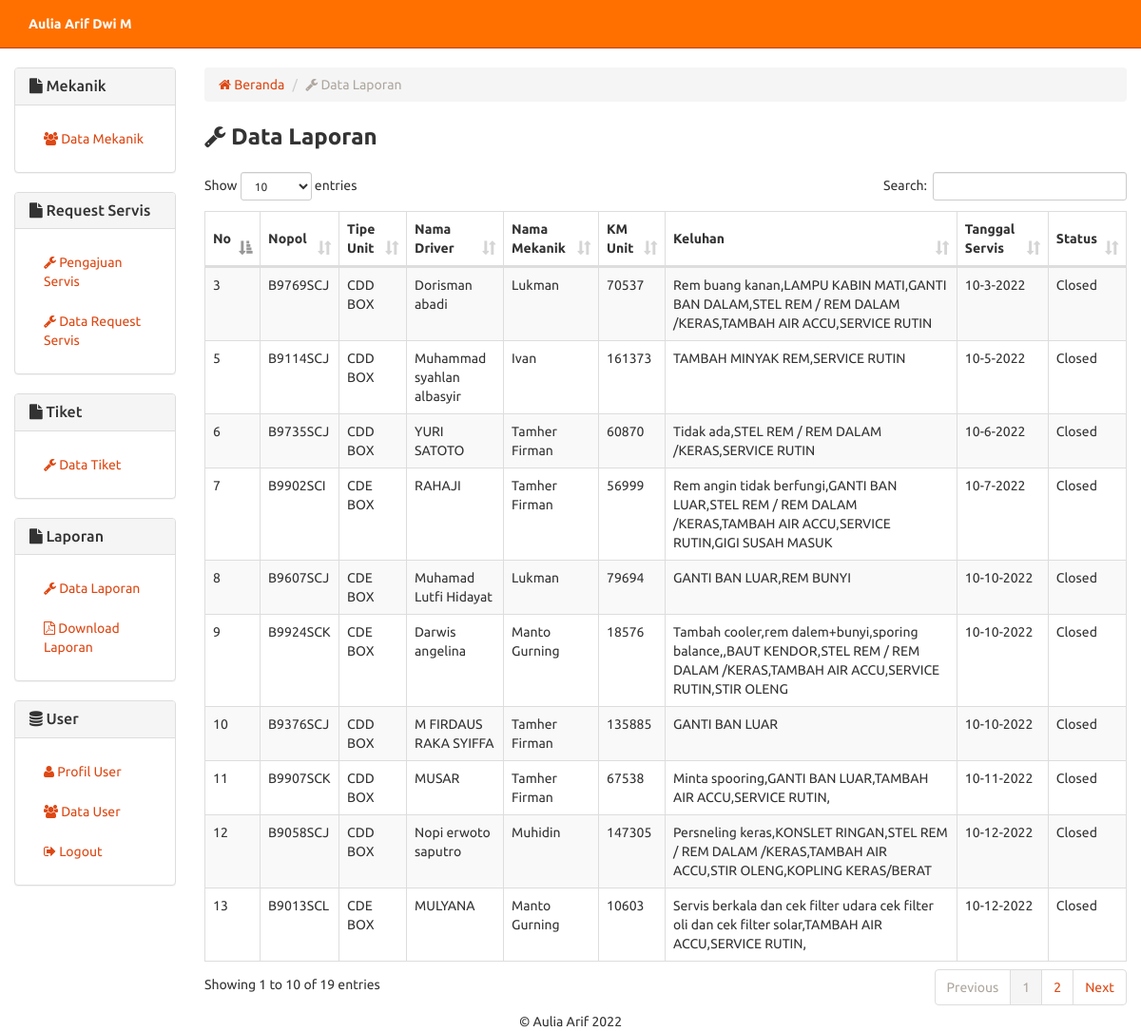
The app's page /laporan.php (signed in) with its own data.
### tables this page shows
CREATE TABLE `tiket` (
  `no_tiket` int(5) NOT NULL,
  `nopol` varchar(10) NOT NULL,
  `tipe_unit` varchar(10) NOT NULL,
  `nama_driver` varchar(30) NOT NULL,
  `nama_mekanik` varchar(30) DEFAULT NULL,
  `km_unit` varchar(6) NOT NULL,
  `keluhan` varchar(200) NOT NULL,
  `tanggal_servis` varchar(15) DEFAULT NULL,
  `status` varchar(10) NOT NULL
);

### includes/laporan.inc.php (called while the page is built, shortened)
<?php
class Tiket{
  private $conn;
  public function __construct($db){
    $this->conn = $db;
  }
	function readAll(){
	    $query = "SELECT * FROM tiket
	              #JOIN mekanik ON tiket.nama_mekanik=mekanik.nama_mekanik
	              #JOIN 213_pelanggan ON tiket.id_pelanggan=213_pelanggan.id_pelanggan
		          #JOIN 213_sparepart ON tiket.id_sparepart=213_sparepart.id_sparepart
		         # JOIN unit ON tiket.nopol=unit.nopol
		          WHERE status = 'Closed' ";
		$stmt = $this->conn->prepare( $query );
		$stmt->execute();
		return $stmt;
	}
	function countAll(){
		$query = "SELECT * FROM tiket
		          JOIN mekanik ON tiket.nama_mekanik=mekanik.nama_mekanik
		          #JOIN 213_pelanggan ON tiket.id_pelanggan=213_pelanggan.id_pelanggan
		          #JOIN 213_sparepart ON tiket.id_sparepart=213_sparepart.id_sparepart
		          JOIN unit ON tiket.nopol=unit.nopol";
		$stmt = $this->conn->prepare( $query );
		$stmt->execute();
		return $stmt->rowCount();
	}
}
?>

### laporan.php (the view, shortened to what this page needs)
<?php
include "header.php";
include_once 'includes/laporan.inc.php';
$pro = new Tiket($db);
$stmt = $pro->readAll();
            ?>
<div class="row">
	<div class="col-xs-12 col-sm-12 col-md-2">
		  	<?php
			include_once 'sidebar.php';
			?>
	</div>
	<div class="col-xs-12 col-sm-12 col-md-10">
	<ol class="breadcrumb">
	  <li><a href="index.php"><span class="fa fa-home"></span> Beranda</a></li>
	  <li class="active"><span class="fa fa-wrench"></span> Data Laporan</li>
	</ol>
<form method="post">
    <div class="row">
        <div class="col-md-6 text-left">
            <strong style="font-size:18pt;"><span class="fa fa-wrench"></span> Data Laporan</strong>
        </div>
    </div>
    <br/>
    <table width="100%" class="table table-striped table-bordered" id="tabeldata">
        <thead>
            <tr class="text-center">
                <th style="vertical-align:middle;">No</th>
                <th style="vertical-align:middle;">Nopol</th>
                <th style="vertical-align:middle;">Tipe Unit</th>
                <th style="vertical-align:middle;">Nama Driver</th>
                <th style="vertical-align:middle;">Nama Mekanik</th>
                <th style="vertical-align:middle;">KM Unit</th>
                <th style="vertical-align:middle;">Keluhan</th>
				<th style="vertical-align:middle;">Tanggal Servis</th>
                <th style="vertical-align:middle;">Status</th>
            </tr>
        </thead>
               <tbody>
    <?php
    while ($row = $stmt->fetch(PDO::FETCH_ASSOC)){
    ?>
            <tr>
            <td style="vertical-align:center;"><?php echo $row['no_tiket'] ?></td>
            <td style="vertical-align:center;"><?php echo $row['nopol'] ?></td>
             <td style="vertical-align:center;"><?php echo $row['tipe_unit'] ?></td>
            <td style="vertical-align:center;"><?php echo $row['nama_driver'] ?></td>
    	    <td style="vertical-align:center;"><?php echo $row['nama_mekanik'] ?></td>
            <td style="vertical-align:center;"><?php echo $row['km_unit'] ?></td>
            <td style="vertical-align:center;"><?php echo $row['keluhan'] ?></td>
		    <td style="vertical-align:center;"><?php echo $row['tanggal_servis'] ?></td>
            <td style="vertical-align:center;"><?php echo $row['status'] ?></td>
            </tr>
		 <?php
    }
    ?>
        </tbody>
    </table>
    </form>
</div>
</div>
<?php include "footer.php"; ?>

### records on screen
tiket: no_tiket "3", nopol "B9769SCJ", tipe_unit "CDD BOX", nama_driver "Dorisman abadi", nama_mekanik "Lukman", km_unit "70537", keluhan "Rem buang kanan,LAMPU KABIN MATI,GANTI BAN DALAM,STEL REM / REM DALAM /KERAS,TAMBAH AIR ACCU,SERVICE RUTIN", tanggal_servis "10-3-2022", status "Closed"
tiket: no_tiket "5", nopol "B9114SCJ", tipe_unit "CDD BOX", nama_driver "Muhammad syahlan albasyir", nama_mekanik "Ivan", km_unit "161373", keluhan "TAMBAH MINYAK REM,SERVICE RUTIN", tanggal_servis "10-5-2022", status "Closed"
tiket: no_tiket "6", nopol "B9735SCJ", tipe_unit "CDD BOX", nama_driver "YURI SATOTO", nama_mekanik "Tamher Firman", km_unit "60870", keluhan "Tidak ada,STEL REM / REM DALAM /KERAS,SERVICE RUTIN", tanggal_servis "10-6-2022", status "Closed"
tiket: no_tiket "7", nopol "B9902SCI", tipe_unit "CDE BOX", nama_driver "RAHAJI", nama_mekanik "Tamher Firman", km_unit "56999", keluhan "Rem angin tidak berfungi,GANTI BAN LUAR,STEL REM / REM DALAM /KERAS,TAMBAH AIR ACCU,SERVICE RUTIN,GIGI SUSAH MASUK", tanggal_servis "10-7-2022", status "Closed"
tiket: no_tiket "8", nopol "B9607SCJ", tipe_unit "CDE BOX", nama_driver "Muhamad Lutfi Hidayat", nama_mekanik "Lukman", km_unit "79694", keluhan "GANTI BAN LUAR,REM BUNYI", tanggal_servis "10-10-2022", status "Closed"
tiket: no_tiket "9", nopol "B9924SCK", tipe_unit "CDE BOX", nama_driver "Darwis angelina", nama_mekanik "Manto Gurning", km_unit "18576", keluhan "Tambah cooler,rem dalem+bunyi,sporing balance,,BAUT KENDOR,STEL REM / REM DALAM /KERAS,TAMBAH AIR ACCU,SERVICE RUTIN,STIR OLENG", tanggal_servis "10-10-2022", status "Closed"
tiket: no_tiket "10", nopol "B9376SCJ", tipe_unit "CDD BOX", nama_driver "M FIRDAUS RAKA SYIFFA", nama_mekanik "Tamher Firman", km_unit "135885", keluhan "GANTI BAN LUAR", tanggal_servis "10-10-2022", status "Closed"
tiket: no_tiket "11", nopol "B9907SCK", tipe_unit "CDD BOX", nama_driver "MUSAR", nama_mekanik "Tamher Firman", km_unit "67538", keluhan "Minta spooring,GANTI BAN LUAR,TAMBAH AIR ACCU,SERVICE RUTIN,", tanggal_servis "10-11-2022", status "Closed"
tiket: no_tiket "12", nopol "B9058SCJ", tipe_unit "CDD BOX", nama_driver "Nopi erwoto saputro", nama_mekanik "Muhidin", km_unit "147305", keluhan "Persneling keras,KONSLET RINGAN,STEL REM / REM DALAM /KERAS,TAMBAH AIR ACCU,STIR OLENG,KOPLING KERAS/BERAT", tanggal_servis "10-12-2022", status "Closed"
tiket: no_tiket "13", nopol "B9013SCL", tipe_unit "CDE BOX", nama_driver "MULYANA", nama_mekanik "Manto Gurning", km_unit "10603", keluhan "Servis berkala dan cek filter udara cek filter oli dan cek filter solar,TAMBAH AIR ACCU,SERVICE RUTIN,", tanggal_servis "10-12-2022", status "Closed"

### other values on screen
$_SESSION['nama_user'] "Aulia Arif Dwi M"
